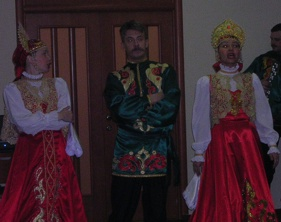
%> input picture Vision_por_computador/Practica3/p3_imagenes/danza.ppm, 281 x 222 px
$ octave ejercicio5_2.m   (GNU Octave 9; MATLAB toolbox functions it lacks are replaced by stand-ins)
%> lines starting %> are read from the running program, lines starting %| are printed output that depends on the picture
%%%%%%%%%%%%%%%%%%%%%%%%%%%%%%%%%%%%%%%%%%%%%%%%%%%%%%%%%%%%%%%%%%%%%%%%%%
% Archivo: ejercicio5_2
% Pr醕tica 3 - Ejercicio 5.2
% Autor: Nicol醩 Cubero
% Asignatura: Visi髇 por Computador
%%%%%%%%%%%%%%%%%%%%%%%%%%%%%%%%%%%%%%%%%%%%%%%%%%%%%%%%%%%%%%%%%%%%%%%%%%
clc; clear;

% Cargar la imagen danza
img = imread('p3_imagenes/danza.ppm');
%> img is the input picture: size 222x281x3 uint8; mean R, G, B 56.8, 37.2, 43.9

% Equalizaci髇 de cada banda RGB
imgRGB = img;

imgRGB(:,:,1) = histeq(imgRGB(:,:,1));
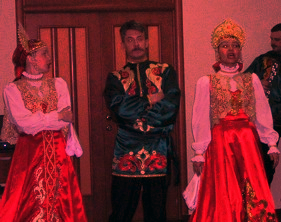
%> imgRGB: size 222x281x3 uint8; mean R, G, B 126.9, 37.2, 43.9
imgRGB(:,:,2) = histeq(imgRGB(:,:,2));
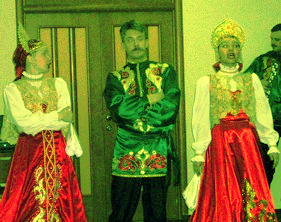
%> imgRGB: size 222x281x3 uint8; mean R, G, B 126.9, 127.5, 43.9
imgRGB(:,:,3) = histeq(imgRGB(:,:,3));
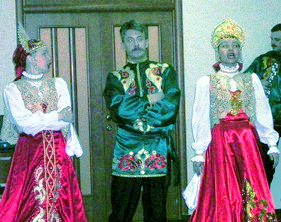
%> imgRGB: size 222x281x3 uint8; mean R, G, B 126.9, 127.5, 127.6

% Equalizaci髇 de cada banda hsv
imgHSV = rgb2hsv(img);
%> imgHSV: size 222x281x3 double; mean H, S, V 0.673, 0.409, 0.237

imgHSV(:,:,1) = histeq(imgHSV(:,:,1));
%> imgHSV: size 222x281x3 double; mean H, S, V 0.503, 0.409, 0.237
imgHSV(:,:,2) = histeq(imgHSV(:,:,2));
%> imgHSV: size 222x281x3 double; mean H, S, V 0.503, 0.496, 0.237
imgHSV(:,:,3) = histeq(imgHSV(:,:,3));
%> imgHSV: size 222x281x3 double; mean H, S, V 0.503, 0.496, 0.497

imgHSV = hsv2rgb(imgHSV);
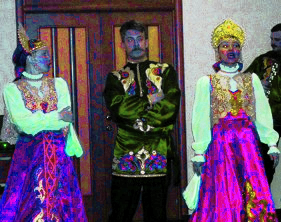
%> imgHSV: size 222x281x3 double; mean R, G, B 0.407, 0.326, 0.408

% Visualizaci髇 de la imagen resultante
figure,
subplot(1,3,1), imshow(img), title('Imagen original'),
subplot(1,3,2), imshow(imgRGB), title('Ecualizaci髇 de cada banda RGB'),
subplot(1,3,3), imshow(imgHSV), title('Ecualizaci髇 de cada banda HSV');

% An醠isis
%
% La ecualizaci髇 de la imagen con las 2 anteriores estrategias produce
% im醙enes con colores poco realistas e incluso descoloreadas.
%
% Para lograr una equalizaci髇 m醩 adecuada, conviene transformar la imagen
% al espacio HSV y aplicar equalizaci髇 sobre el canal Value ya que este
% recoge informaci髇 sobre la luminosidad de los colores de cada p韝el de
% la imagen, dado que mediante la operaci髇 de ecualizaci髇 se pretende
% extender la concentraci髇 de intensidad de la imagen a lo largo de todos
% sus colores, resulta m醩 adecuado extender el histograma de la banda Value
% para lograr este extensi髇 de intensidad en todos los colores de la
% imagen.

% Equalizaci髇 del canal V de HSV
imgHSV2 = rgb2hsv(img);
imgHSV2(:,:,3) = histeq(imgHSV2(:,:,3));
%> imgHSV2: size 222x281x3 double; mean H, S, V 0.673, 0.409, 0.497

img_eq = hsv2rgb(imgHSV2);
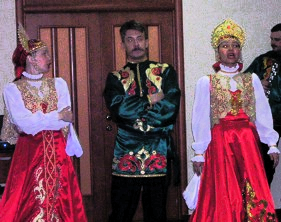
%> img_eq: size 222x281x3 double; mean R, G, B 0.471, 0.304, 0.359

% Mostrar la imagen
figure,
subplot(1,2,1), imshow(img), title('Imagen original'),
subplot(1,2,2), imshow(img_eq), title('Ecualizaci髇');
